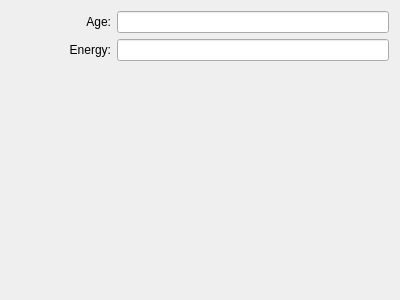
<?xml version="1.0" encoding="UTF-8"?>
<ui version="4.0">
 <class>DNAPageClass</class>
 <widget class="QWidget" name="DNAPageClass">
  <property name="geometry">
   <rect>
    <x>0</x>
    <y>0</y>
    <width>400</width>
    <height>300</height>
   </rect>
  </property>
  <property name="windowTitle">
   <string>DNAPage</string>
  </property>
  <layout class="QVBoxLayout" name="verticalLayout">
   <item>
    <layout class="QHBoxLayout" name="horizontalLayout">
     <item>
      <widget class="QLabel" name="label">
       <property name="minimumSize">
        <size>
         <width>100</width>
         <height>0</height>
        </size>
       </property>
       <property name="text">
        <string>Age:</string>
       </property>
       <property name="alignment">
        <set>Qt::AlignRight|Qt::AlignTrailing|Qt::AlignVCenter</set>
       </property>
      </widget>
     </item>
     <item>
      <widget class="QLineEdit" name="edAge"/>
     </item>
    </layout>
   </item>
   <item>
    <layout class="QHBoxLayout" name="horizontalLayout_2">
     <item>
      <widget class="QLabel" name="label_2">
       <property name="minimumSize">
        <size>
         <width>100</width>
         <height>0</height>
        </size>
       </property>
       <property name="text">
        <string>Energy:</string>
       </property>
       <property name="alignment">
        <set>Qt::AlignRight|Qt::AlignTrailing|Qt::AlignVCenter</set>
       </property>
      </widget>
     </item>
     <item>
      <widget class="QLineEdit" name="edEnergy"/>
     </item>
    </layout>
   </item>
   <item>
    <widget class="DNAWidget" name="widget" native="true">
     <property name="sizePolicy">
      <sizepolicy hsizetype="Expanding" vsizetype="Expanding">
       <horstretch>0</horstretch>
       <verstretch>0</verstretch>
      </sizepolicy>
     </property>
    </widget>
   </item>
  </layout>
 </widget>
 <layoutdefault spacing="6" margin="11"/>
 <customwidgets>
  <customwidget>
   <class>DNAWidget</class>
   <extends>QWidget</extends>
   <header>dnawidget.h</header>
   <container>1</container>
  </customwidget>
 </customwidgets>
 <resources/>
 <connections/>
</ui>
